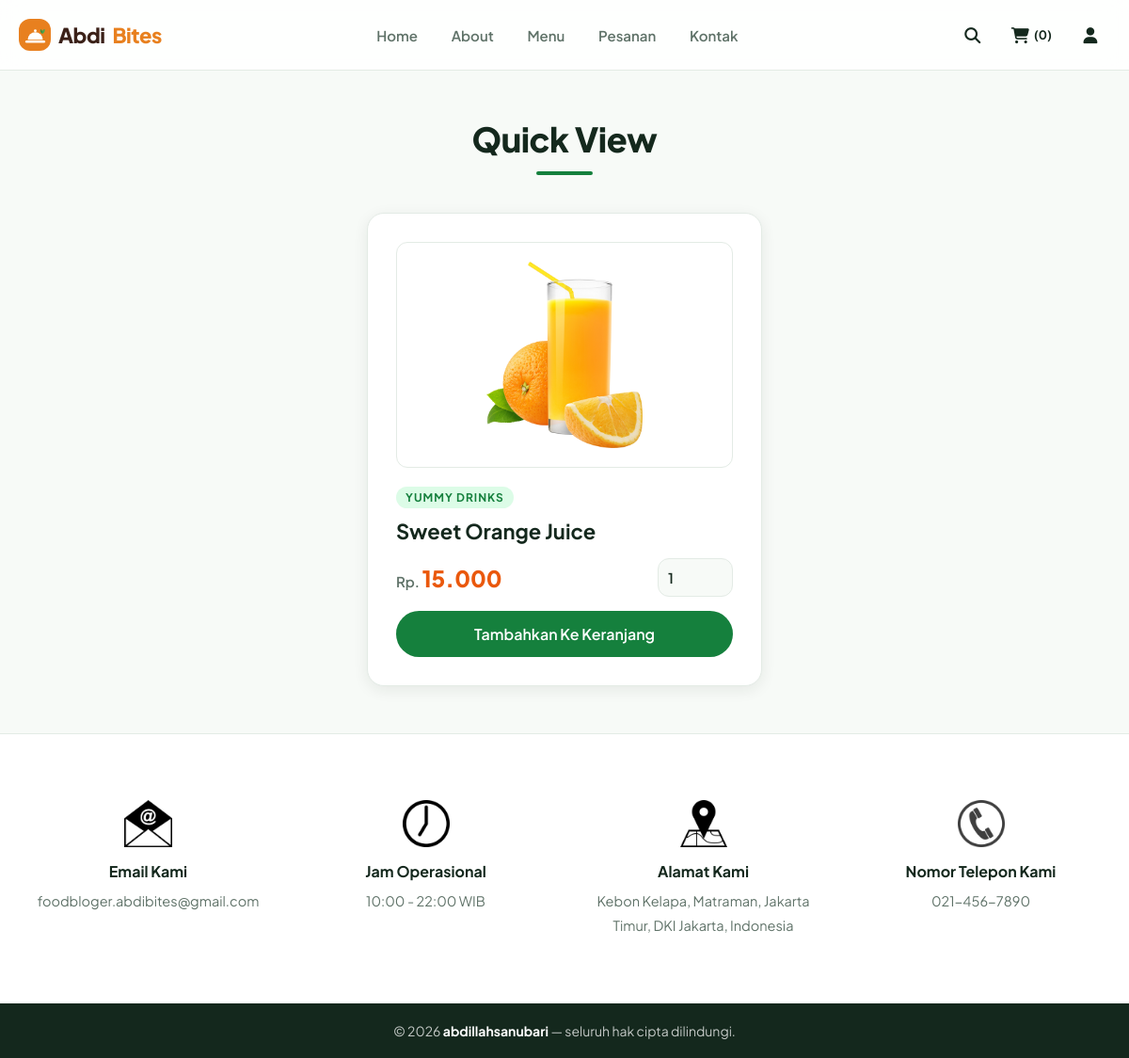
The page /quick_view.php?pid=1 on the database its author committed.
### tables this page shows
CREATE TABLE `products` (
   `id`         INT UNSIGNED   NOT NULL AUTO_INCREMENT,
   `name`       VARCHAR(100)   NOT NULL,
   `category`   VARCHAR(50)    NOT NULL,
   `price`      INT UNSIGNED   NOT NULL COMMENT 'rupiah, bilangan bulat',
   `image`      VARCHAR(255)   NOT NULL COMMENT 'nama berkas di uploaded_img/',
   `created_at` TIMESTAMP      NOT NULL DEFAULT CURRENT_TIMESTAMP,
   PRIMARY KEY (`id`),
   KEY `idx_products_category` (`category`)
);

### public/quick_view.php (the view, shortened to what this page needs)
<?php
require __DIR__ . '/../app/config/connect.php';
?>
<?php $page_title = 'quick view'; include __DIR__ . '/../app/partials/head.php'; ?>
<?php include __DIR__ . '/../app/partials/user_header.php'; ?>
<section class="quick-view">
   <h1 class="title">quick view</h1>
   <?php
      $pid = $_GET['pid'];
      $select_products = $conn->prepare("SELECT * FROM `products` WHERE id = ?");
      $select_products->execute([$pid]);
      if($select_products->rowCount() > 0){
         while($fetch_products = $select_products->fetch(PDO::FETCH_ASSOC)){
   ?>
   <form action="" method="post" class="box">
      <img src="assets/uploads/<?= $fetch_products['image']; ?>" alt="">
      <a href="category.php?category=<?= $fetch_products['category']; ?>" class="cat"><?= $fetch_products['category']; ?></a>
      <div class="name"><?= $fetch_products['name']; ?></div>
      <div class="flex">
         <div class="price"><span>Rp. </span><?= number_format($fetch_products['price'], 0, ',', '.'); ?></div>
         <input type="number" name="qty" class="qty" min="1" max="99" value="1" maxlength="2">
      </div>
      <button type="submit" name="add_to_cart" class="cart-btn">tambahkan ke keranjang</button>
   </form>
   <?php
         }
      }else{
         echo '<p class="empty">belum ada produk yang ditambahkan!</p>';
      }
   ?>
</section>
<?php include __DIR__ . '/../app/partials/footer.php'; ?>
</body>
</html>

### public/assets/css/style.css (style rules this page uses)
:root { --green:#15803d; --green-dark:#166534; --green-soft:#dcfce7; --green-tint:#f0fdf4; --orange:#ea580c; --orange-soft:#ffedd5; --brand-dark:#3b2118; --brand-orange:#e8801f; --bg:#f7faf7; --surface:#ffffff; --ink:#14281d; --muted:#5f7268; --line:#e3ebe5; --red:#dc2626; --red-soft:#fee2e2; --amber:#f59e0b; --radius:1.2rem; --radius-lg:1.8rem; --radius-pill:5rem; --border:.1rem solid var(--line); --shadow-sm:0 .1rem .2rem rgba(20,40,29,.06); --shadow:0 .4rem 1.6rem rgba(20,40,29,.08); --shadow-lg:0 1.2rem 3.2rem rgba(20,40,29,.12); --ease:.25s cubic-bezier(.4,0,.2,1); }
* { font-family:'Plus Jakarta Sans', system-ui, sans-serif; margin:0; padding:0; box-sizing:border-box; outline:none; border:none; text-decoration:none; }
html { font-size:62.5%; overflow-x:hidden; scroll-behavior:smooth; scroll-padding-top:8rem; }
body { background-color:var(--bg); color:var(--ink); min-height:100vh; display:flex; flex-direction:column; }
img { max-width:100%; display:block; }
section { margin:0 auto; width:100%; max-width:120rem; padding:5rem 2rem; }
.title { text-align:center; margin-bottom:4rem; font-size:3.6rem; font-weight:800; letter-spacing:-.05rem; color:var(--ink); text-transform:capitalize; }
.title::after { content:''; display:block; width:6rem; height:.4rem; margin:1.2rem auto 0; border-radius:var(--radius-pill); background-color:var(--green); }
.box, input[type="text"], input[type="email"], input[type="password"], input[type="number"], input[type="date"], select, textarea { font-family:inherit; }
.quick-view form { max-width:42rem; padding:3rem; background-color:var(--surface); border:var(--border); border-radius:var(--radius-lg); margin:0 auto; box-shadow:var(--shadow); }
.quick-view form img { height:24rem; width:100%; object-fit:contain; margin-bottom:2rem; background-color:#fff; border:var(--border); border-radius:var(--radius); padding:2rem; }
.quick-view form .cat { font-size:1.2rem; font-weight:700; text-transform:uppercase; letter-spacing:.1rem; color:var(--green); background-color:var(--green-soft); padding:.4rem 1rem; border-radius:var(--radius-pill); display:inline-block; }
.quick-view form .name { font-size:2.2rem; font-weight:700; margin:1rem 0; color:var(--ink); }
.quick-view form .flex { display:flex; justify-content:space-between; align-items:center; gap:1.5rem; margin:1.5rem 0; }
.quick-view form .flex .price { font-size:2.4rem; font-weight:800; color:var(--orange); }
.quick-view form .flex .price span { font-size:1.5rem; color:var(--muted); font-weight:600; }
.quick-view form .flex .qty { border:var(--border); border-radius:var(--radius); padding:1rem; width:8rem; font-size:1.5rem; font-weight:600; color:var(--ink); background-color:var(--bg); }
.quick-view form .cart-btn { width:100%; padding:1.4rem 3rem; text-align:center; border-radius:var(--radius-pill); font-size:1.6rem; font-weight:600; color:#fff; background-color:var(--green); cursor:pointer; text-transform:capitalize; transition:var(--ease); }

### rows shown on the page
products: image (picture), category "YUMMY DRINKS", name "Sweet Orange Juice", price "15.000"

### other values the page prints
$total_cart_items "0"
